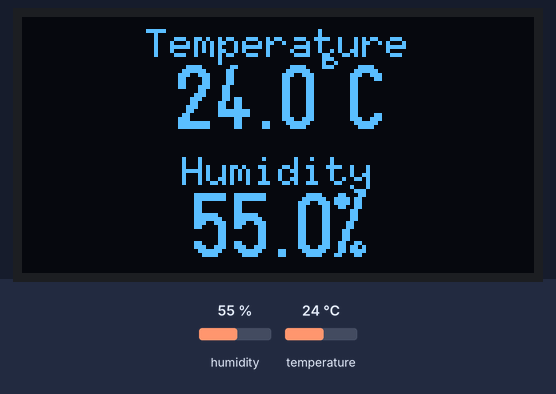
The sketch below on a simulated ESP32. Shown: 128×64 one-colour display. Inputs (shaded band) come from the test bench; at power-on: humidity 55 %, temperature 24 °C.

Above: at 2.9 s.
3.0 s: humidity set to 22 %
At 4.6 s:
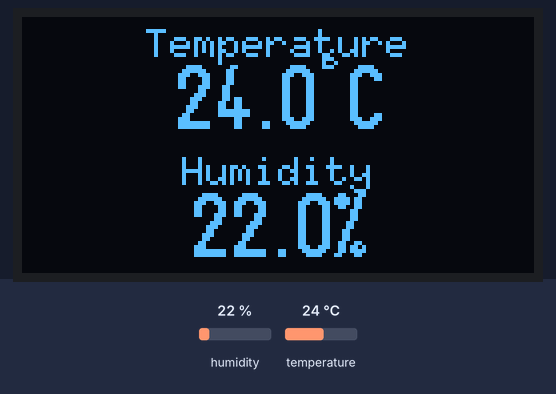
5.7 s: temperature set to 12 °C
At 6.7 s:
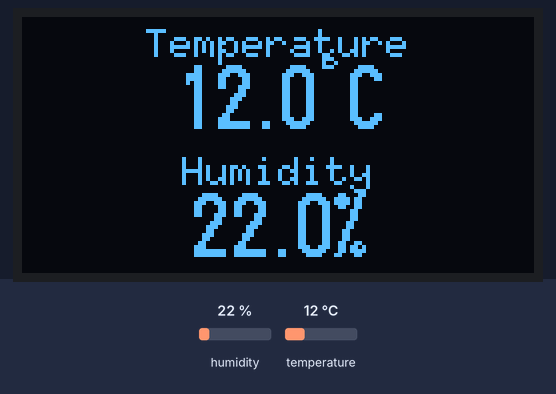
8.4 s: humidity set to 40 %
At 11.0 s:
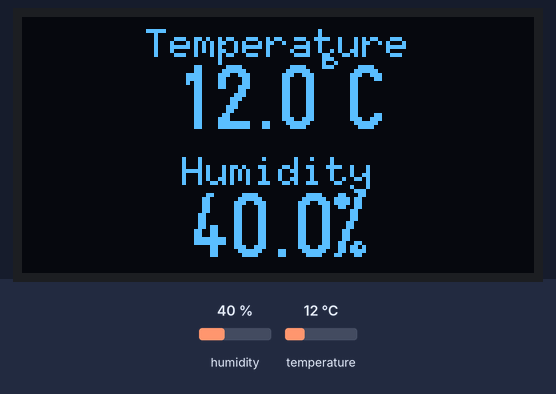
11.8 s: temperature set to 19 °C
At 13.1 s:
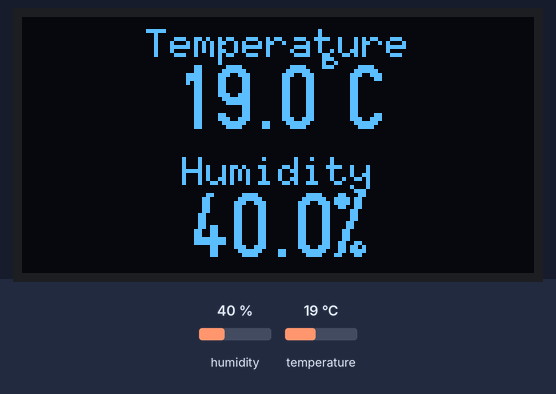
Timing chart, 0 to 14.8 s (numbered marks = the images above; inputs shaded):
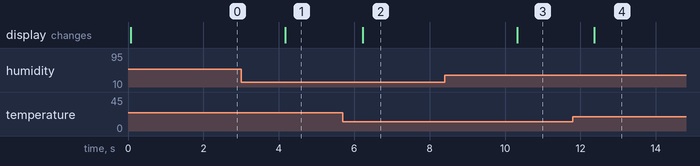

Measured:
- after the input at 3.0 s, the display: changes after 1.2 s (image 1)
- after the input at 5.7 s, the display: changes after 0.53 s (image 2)
- after the input at 8.4 s, the display: changes after 1.9 s (image 3)
- after the input at 11.8 s, the display: changes after 0.57 s (image 4)

The sketch:

act04-dht11-OLED-1_3.ino
```cpp
#include <Arduino.h>
#include <U8g2lib.h>
#include <Wire.h>
#include <DHT.h>

// DHT11 Pin Configuration
#define DHTPIN 4
#define DHTTYPE DHT11

// Initialize DHT Sensor and U8g2 Display (SH1106 for 1.3-inch OLED)
DHT dht(DHTPIN, DHTTYPE);
U8G2_SH1106_128X64_NONAME_F_HW_I2C u8g2(U8G2_R0, U8X8_PIN_NONE);

void setup() {
  Serial.begin(115200);
  dht.begin();
  u8g2.begin();
}

void loop() {
  // Read temperature and humidity
  float humidity = dht.readHumidity();
  float temperature = dht.readTemperature();

  // Clear display buffer
  u8g2.clearBuffer();

  // Handle sensor reading errors
  if (isnan(humidity) || isnan(temperature)) {
    Serial.println("Failed to read from DHT sensor!");
    u8g2.setFont(u8g2_font_6x10_tf);

    const char* errStr = "Sensor Error!";
    int errX = (128 - u8g2.getStrWidth(errStr)) / 2;
    u8g2.drawStr(errX, 35, errStr);

    u8g2.sendBuffer();
    delay(2000);
    return;
  }

  char tempNumStr[10];
  char humNumStr[10];
  dtostrf(temperature, 4, 1, tempNumStr); // 1 decimal place
  dtostrf(humidity, 4, 1, humNumStr);

  // --- TEMPERATURE SECTION ---
  u8g2.setFont(u8g2_font_6x10_tf);
  const char* tempLabel = "Temperature";
  int labelTempX = (128 - u8g2.getStrWidth(tempLabel)) / 2;
  u8g2.drawStr(labelTempX, 10, tempLabel);

  u8g2.setFont(u8g2_font_logisoso16_tf);
  // Total width = width of number + degree symbol offset (8px) + width of 'C'
  int totalTempWidth = u8g2.getStrWidth(tempNumStr) + 8 + u8g2.getStrWidth("C");
  int startTempX = (128 - totalTempWidth) / 2;

  u8g2.drawStr(startTempX, 28, tempNumStr);
  int degX = startTempX + u8g2.getStrWidth(tempNumStr) + 1;
  u8g2.drawGlyph(degX, 28, 176);           // Degree symbol
  u8g2.drawStr(degX + 7, 28, "C");

  // --- HUMIDITY SECTION ---
  u8g2.setFont(u8g2_font_6x10_tf);
  const char* humLabel = "Humidity";
  int labelHumX = (128 - u8g2.getStrWidth(humLabel)) / 2;
  u8g2.drawStr(labelHumX, 42, humLabel);

  u8g2.setFont(u8g2_font_logisoso16_tf);
  // Total width = width of number + width of '%'
  int totalHumWidth = u8g2.getStrWidth(humNumStr) + u8g2.getStrWidth("%");
  int startHumX = (128 - totalHumWidth) / 2;

  u8g2.drawStr(startHumX, 60, humNumStr);
  int percentX = startHumX + u8g2.getStrWidth(humNumStr);
  u8g2.drawStr(percentX, 60, "%");

  u8g2.sendBuffer();

  delay(2000);
}
```
